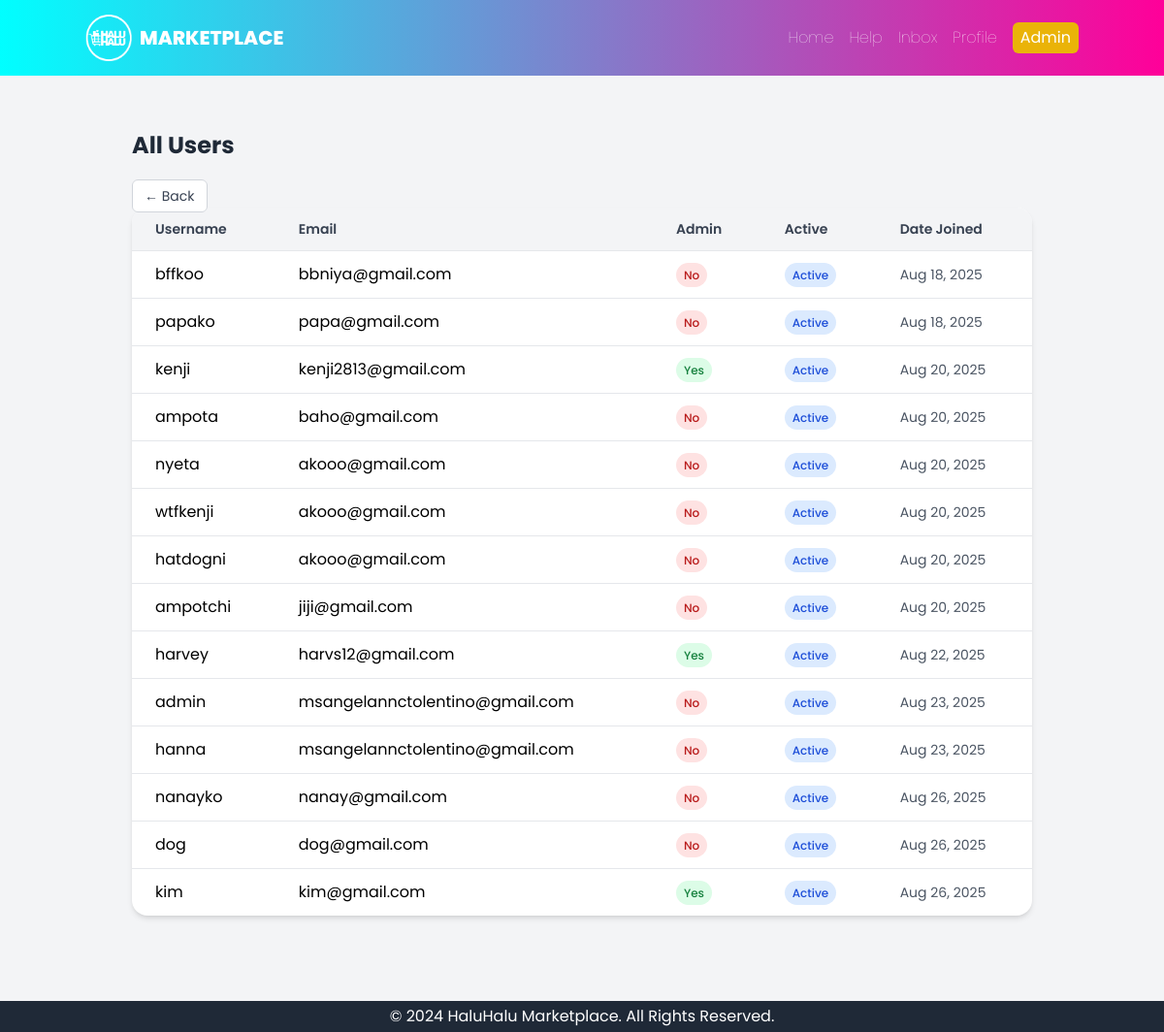
The page /staff/users/ (signed in) on the database as committed earlier.
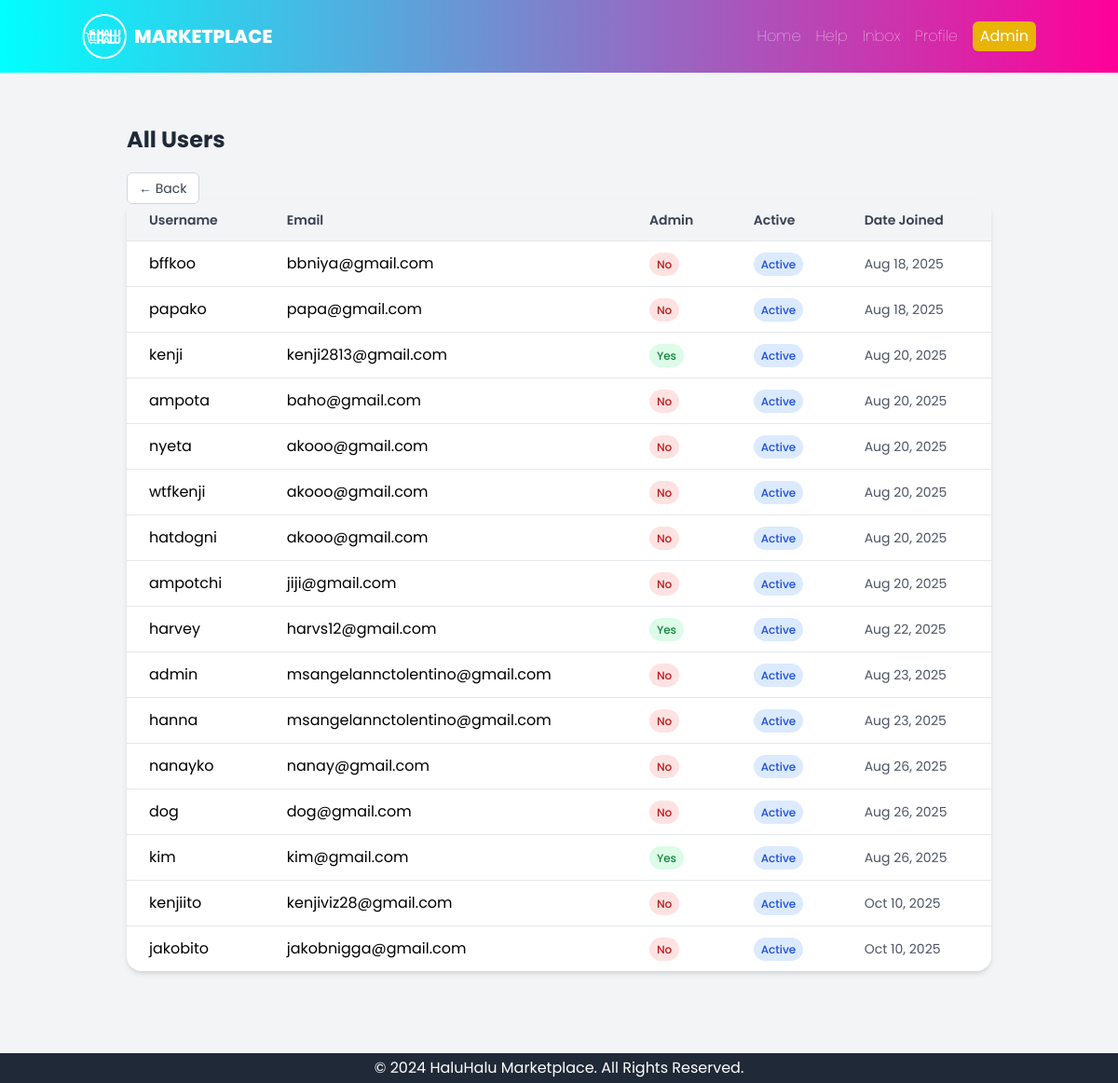
The same page on the database as committed later.
### core/models.py (models this page shows, shortened)
class CustomUser(AbstractUser):
    profile_pic = models.ImageField(upload_to='profile_pics', null=True, blank=True)

### core/views.py (the view)
# urls.py: path("staff/users/", views.user, name="user"),
@staff_member_required
def user(request):
    users = CustomUser.objects.all()
    return render(request, "admin/user.html", {"users": users})

### core/templates/admin/user.html (shortened to what this page needs)
{% extends "base.html" %}
{% block content %}
<div class="p-6">
    <h1 class="text-2xl font-bold text-gray-800 mb-6">All Users</h1>
    <a href="{% url 'staff_dashboard' %}"
       class="text-sm px-3 py-1.5 rounded-md border border-gray-300 text-gray-700 bg-white hover:bg-gray-100 transition">
        ← Back
    </a>
    <div class="bg-white shadow-md rounded-2xl overflow-hidden">
        <table class="w-full text-left border-collapse">
            <thead>
                <tr class="bg-gray-100 text-gray-700">
                    <th class="px-6 py-3 text-sm font-semibold">Username</th>
                    <th class="px-6 py-3 text-sm font-semibold">Email</th>
                    <th class="px-6 py-3 text-sm font-semibold">Admin</th>
                    <th class="px-6 py-3 text-sm font-semibold">Active</th>
                    <th class="px-6 py-3 text-sm font-semibold">Date Joined</th>
                </tr>
            </thead>
            <tbody>
                {% for user in users %}
                <tr class="border-t hover:bg-gray-50">
                    <td class="px-6 py-3">{{ user.username }}</td>
                    <td class="px-6 py-3">{{ user.email }}</td>
                    <td class="px-6 py-3">
                        {% if user.is_staff %}
                            <span class="px-2 py-1 text-xs font-medium bg-green-100 text-green-700 rounded-full">Yes</span>
                        {% else %}
                            <span class="px-2 py-1 text-xs font-medium bg-red-100 text-red-700 rounded-full">No</span>
                        {% endif %}
                    </td>
                    <td class="px-6 py-3">
                        {% if user.is_active %}
                            <span class="px-2 py-1 text-xs font-medium bg-blue-100 text-blue-700 rounded-full">Active</span>
                        {% else %}
                            <span class="px-2 py-1 text-xs font-medium bg-gray-200 text-gray-600 rounded-full">Inactive</span>
                        {% endif %}
                    </td>
                    <td class="px-6 py-3 text-sm text-gray-600">
                        {{ user.date_joined|date:"M d, Y" }}
                    </td>
                </tr>
                {% empty %}
                <tr>
                    <td colspan="5" class="px-6 py-4 text-center text-gray-500">
                        No users found.
                    </td>
                </tr>
                {% endfor %}
            </tbody>
        </table>
    </div>
</div>
{% endblock %}

Rows that differ between the two databases and show on the page:
added CustomUser: username "kenjiito", email "kenjiviz28@gmail.com", is_staff "No", is_active "Active", date_joined "Oct 10, 2025"
added CustomUser: username "jakobito", email "jakobnigga@gmail.com", is_staff "No", is_active "Active", date_joined "Oct 10, 2025"
